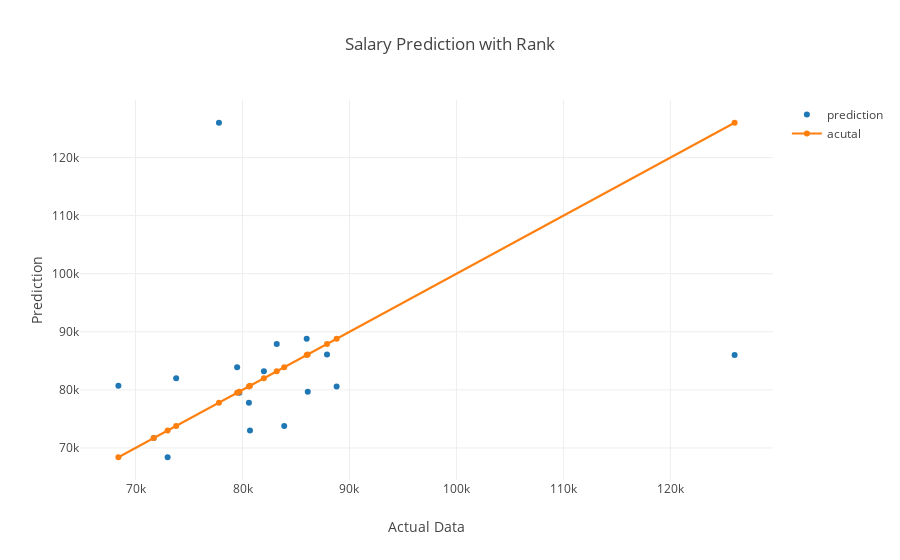

The code cell stored with this chart in its notebook:
### Code cell
salary_rank_pred = lg.predict(rank_test_feature)
rank_test_outcomes['pred'] = salary_rank_pred
rank_test_outcomes = rank_test_outcomes.sort_values(by=['Mid-Career Median Salary'])
rank_prediction_trace_list = []
rank_prediction_trace_list.append(go.Scatter(x=rank_test_outcomes['Mid-Career Median Salary'], y=rank_test_outcomes['pred'], mode = 'markers', name='prediction'))
rank_prediction_trace_list.append(go.Scatter(x=rank_test_outcomes['Mid-Career Median Salary'], y=rank_test_outcomes['Mid-Career Median Salary'], name='acutal'))
layout = go.Layout(
    title='Salary Prediction with Rank',
    xaxis = dict(title = 'Actual Data'),
    yaxis = dict(title = 'Prediction'),
#     mode = 'markers'
)
fig = go.Figure(data=rank_prediction_trace_list, layout=layout)
py.offline.iplot(fig)

### Figure 1 — Plotly figure (JSON) as saved in the notebook; plotly's stock layout.template omitted (floating-point values rounded to 4 significant figures)
{"data": [{"mode": "markers", "name": "prediction", "type": "scatter", "uid": "775b1df1-902a-4713-b680-8f6576f934f4", "x": [68400, 71700, 73000, 73800, 77800, 79500, 79700, 80600, 80700, 82000, 83200, 83900, 86000, 86100, 87900, 88800, 126000], "y": [80700.0, 71700.0, 68400.0, 82000.0, 126000.0, 83900.0, 79500.0, 77800, 73000.0, 83200.0, 87900.0, 73800.0, 88800.0, 79700.0, 86100.0, 80600, 86000.0]}, {"name": "acutal", "type": "scatter", "uid": "20703c28-f395-4e88-b4dc-0a41d3a9fcfd", "x": [68400, 71700, 73000, 73800, 77800, 79500, 79700, 80600, 80700, 82000, 83200, 83900, 86000, 86100, 87900, 88800, 126000], "y": [68400, 71700, 73000, 73800, 77800, 79500, 79700, 80600, 80700, 82000, 83200, 83900, 86000, 86100, 87900, 88800, 126000]}], "layout": {"title": "Salary Prediction with Rank", "xaxis": {"title": "Actual Data"}, "yaxis": {"title": "Prediction"}}}
